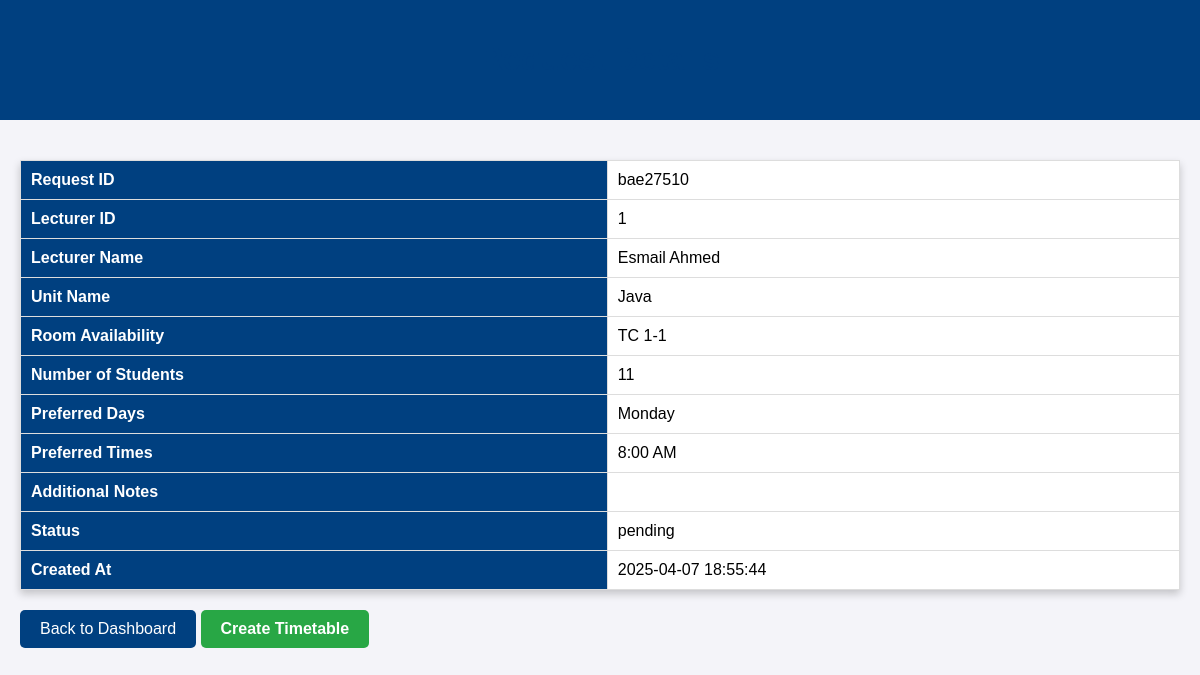
The page /dashboard/timetabler/view/bae27510 on the database its author committed.
### tables this page shows
CREATE TABLE timetable_requests (
                id TEXT PRIMARY KEY,
                lecturer_id INTEGER NOT NULL,
                lecturer_name STRING NOT NULL,
                course_id INTEGER,
                unit_name TEXT NOT NULL,
                room_available TEXT NOT NULL DEFAULT 'Unknown',
                student_count INTEGER NOT NULL,
                preferred_days TEXT,
                preferred_times TEXT,
                additional_notes TEXT,
                status TEXT DEFAULT 'pending',
                created_at TEXT DEFAULT CURRENT_TIMESTAMP,
                timetable_id STRING,
                FOREIGN KEY(lecturer_id) REFERENCES users(id)
            );

### app.py (the view)
@app.route('/dashboard/timetabler/view/<request_id>')
def view_lecturer_request(request_id):
    with get_db_connection() as conn:
        request = conn.execute('''
            SELECT id, lecturer_id, lecturer_name, unit_name, room_available, student_count,
                   preferred_days, preferred_times, additional_notes, status, created_at
            FROM timetable_requests
            WHERE id = ?
        ''', (request_id,)).fetchone()
    if not request:
        return "Request not found", 404
    return render_template('view_lecturer_request.html', request=request)

### app.py (called while the page is built)
def get_db_connection():
    conn = sqlite3.connect('projo.db')  # Ensure this matches your database file
    conn.row_factory = sqlite3.Row  # Allows accessing columns by name
    return conn

### templates/view_lecturer_request.html (shortened to what this page needs)
<!DOCTYPE html>
<html lang="en">
<head>
</head>
<body>
    <header>
        <h1>Request Details</h1>
    </header>
    <main>
        <table>
            <tr>
                <th>Request ID</th>
                <td>{{ request.id }}</td>
            </tr>
            <tr>
                <th>Lecturer ID</th>
                <td>{{ request.lecturer_id }}</td>
            </tr>
            <tr>
                <th>Lecturer Name</th>
                <td>{{ request.lecturer_name }}</td>
            </tr>
            <tr>
                <th>Unit Name</th>
                <td>{{ request.unit_name }}</td>
            </tr>
            <tr>
                <th>Room Availability</th>
                <td>{{ request.room_available }}</td>
            </tr>
            <tr>
                <th>Number of Students</th>
                <td>{{ request.student_count }}</td>
            </tr>
            <tr>
                <th>Preferred Days</th>
                <td>{{ request.preferred_days }}</td>
            </tr>
            <tr>
                <th>Preferred Times</th>
                <td>{{ request.preferred_times }}</td>
            </tr>
            <tr>
                <th>Additional Notes</th>
                <td>{{ request.additional_notes }}</td>
            </tr>
            <tr>
                <th>Status</th>
                <td>{{ request.status }}</td>
            </tr>
            <tr>
                <th>Created At</th>
                <td>{{ request.created_at }}</td>
            </tr>
        </table>
        <a href="/dashboard/timetabler" style="display: inline-block; margin-top: 20px; text-decoration: none; background-color: #004080; color: white; padding: 10px 20px; border-radius: 5px;">Back to Dashboard</a>
        <a href="/timetable/create/{{ request.id }}" class="create-timetable-btn">Create Timetable</a>
    </main>
</body>
</html>

### templates/view_lecturer_request.html (style rules this page uses)
body { font-family: Arial, sans-serif; background-color: #f4f4f9; margin: 0; padding: 0; }
header { background-color: #004080; color: white; padding: 20px; text-align: center; }
main { padding: 20px; }
h1 { color: #004080; text-align: center; }
table { width: 100%; border-collapse: collapse; margin-top: 20px; background-color: white; box-shadow: 0 4px 8px rgba(0, 0, 0, 0.2); }
th, td { padding: 10px; text-align: left; border: 1px solid #ddd; }
th { background-color: #004080; color: white; }
.create-timetable-btn { display: inline-block; text-decoration: none; background-color: #28a745; color: white; padding: 10px 20px; border-radius: 5px; font-size: 16px; font-weight: bold; text-align: center; transition: background-color 0.3s ease; }

### rows shown on the page
timetable_requests: id "bae27510", lecturer_id "1", lecturer_name "Esmail Ahmed", unit_name "Java", room_available "TC 1-1", student_count "11", preferred_days "Monday", preferred_times "8:00 AM", status "pending", created_at "2025-04-07 18:55:44"
